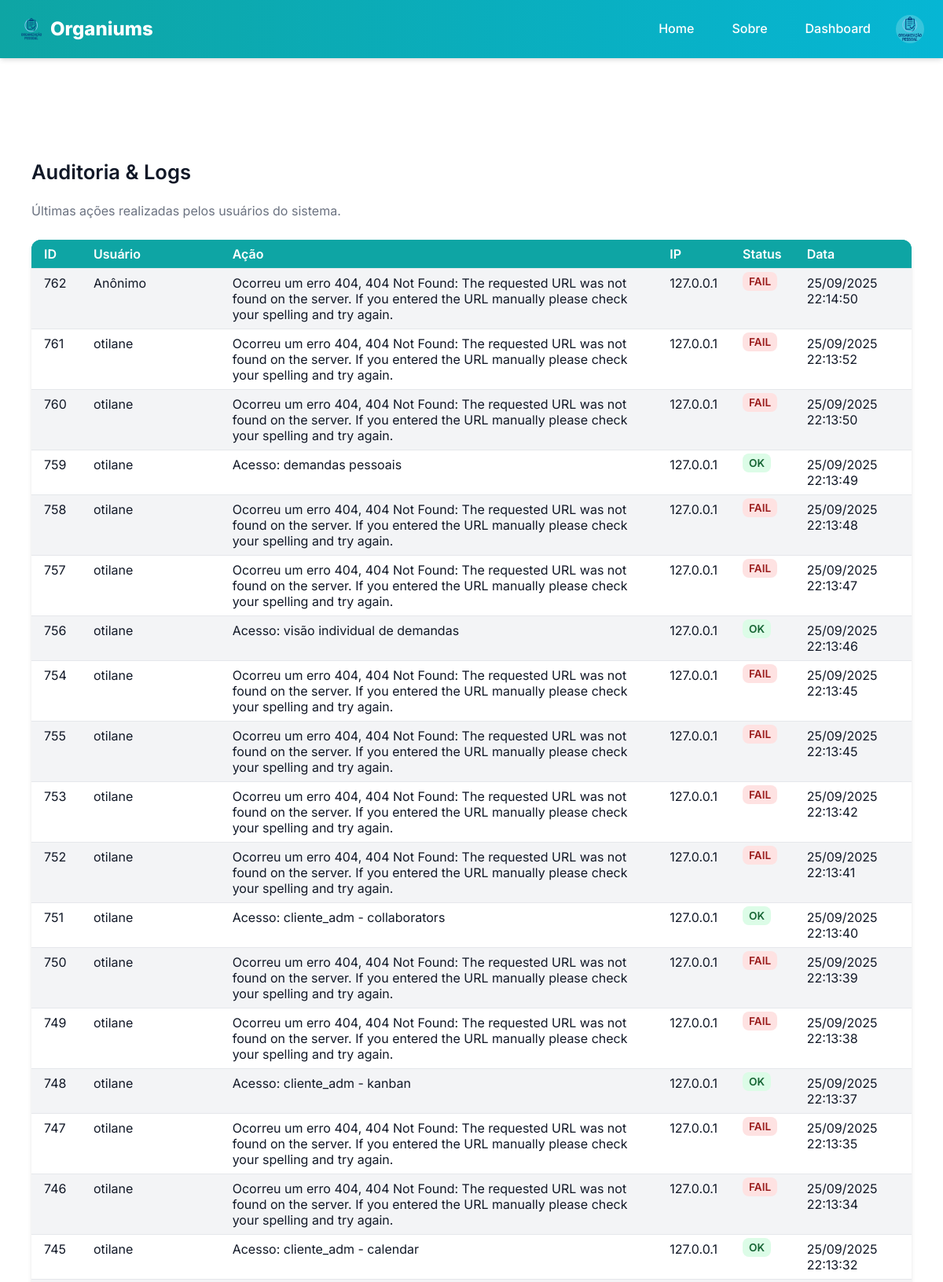
/admin/logs (signed in, upper part), run on the app's committed database.
### models.py (models this page shows, shortened)
class User(UserMixin, db.Model):
    __tablename__ = "user"
    id = db.Column(db.Integer, primary_key=True)
    username = db.Column(db.String(50), unique=True, index=True, nullable=False)
    name = db.Column(db.String(120), nullable=False)
    email = db.Column(db.String(120), unique=True, index=True, nullable=False)
    password_hash = db.Column(db.String(128))
    avatar = db.Column(db.String(200))
    role = db.Column(db.String(30), default="cliente", nullable=False)
    company_id = db.Column(db.Integer, db.ForeignKey('company.id'), nullable=True)
    def is_admin(self):
        return self.role == "admin"

class Log(db.Model):
    __tablename__ = "log"
    id = db.Column(db.Integer, primary_key=True)
    user_id = db.Column(db.Integer, db.ForeignKey('user.id'), nullable=True)
    action = db.Column(db.String(255), nullable=False)
    ip_address = db.Column(db.String(45))
    status = db.Column(db.String(20), default="ok")
    created_at = db.Column(db.DateTime, default=db.func.current_timestamp())
    user = db.relationship('User', backref='logs')

### app/views.py (the view)
@bp.route('/admin/logs')
@login_required
def admin_logs():
    if not current_user.is_admin():
        abort(403)
    logs = Log.query.order_by(Log.created_at.desc()).limit(500).all()  # últimos 500
    register_log("Acesso à página de auditoria/logs")
    return render_template('admin/logs.html', logs=logs)

### app/utils.py (called while the page is built)
def register_log(action, status="ok"):
    user_id = current_user.id if current_user.is_authenticated else None
    ip_address = request.remote_addr
    log = Log(
        user_id=user_id,
        action=action,
        ip_address=ip_address,
        status=status
    )
    db.session.add(log)
    db.session.commit()

### manage.py (called while the page is built)
def create_app(config_object=None):
    app = Flask(__name__, template_folder='app/templates', static_folder='app/static')
    app.config.from_object(config_object or Config)
    db.init_app(app)
    migrate.init_app(app, db)
    login.init_app(app)
    from models import User
    @login.user_loader
    def load_user(user_id):
        return User.query.get(int(user_id))
    from app.views import bp as app_bp
    from api.views import bp as api_bp
    app.register_blueprint(app_bp)
    app.register_blueprint(api_bp, url_prefix='/api')
    app.config['MAX_CONTENT_LENGTH'] = 2 * 1024 * 1024
    register_error_handlers(app)
    @app.shell_context_processor
    def make_shell_context():
        return {'db': db, 'User': User}
    return app

### app/templates/admin/logs.html (shortened to what this page needs)
{% extends 'base.html' %}
{% block include_css %}
<link rel="stylesheet" href="{{ url_for('static', filename='css/admin_logs.css') }}">
{% endblock %}
{% block content %}
<div class="logs-container">
  <h2>Auditoria & Logs</h2>
  <p class="subtitle">Últimas ações realizadas pelos usuários do sistema.</p>
  <table class="logs-table">
    <thead>
      <tr>
        <th>ID</th>
        <th>Usuário</th>
        <th>Ação</th>
        <th>IP</th>
        <th>Status</th>
        <th>Data</th>
      </tr>
    </thead>
    <tbody>
      {% for log in logs %}
      <tr>
        <td>{{ log.id }}</td>
        <td>{{ log.user.username if log.user else "Anônimo" }}</td>
        <td>{{ log.action }}</td>
        <td>{{ log.ip_address }}</td>
        <td>
          <span class="status {{ 'error' if log.status == 'fail' else 'ok' }}">
            {{ log.status }}
          </span>
        </td>
        <td>{{ log.created_at.strftime("%d/%m/%Y %H:%M:%S") }}</td>
      </tr>
      {% else %}
      <tr>
        <td colspan="6">Nenhum log registrado.</td>
      </tr>
      {% endfor %}
    </tbody>
  </table>
</div>
{% endblock %}

### app/templates/components/header.html (shortened to what this page needs)
<header class="site-header">
  <div class="header-wrap">
    <a class="brand" href="{{ url_for('app_bp.home') }}">
      <img class="brand-logo" src="{{ url_for('static', filename='img/logo.png') }}" alt="Organiums" width="32" height="32">
      Organiums
    </a>
    <nav class="desktop-nav">
      <a class="nav-link" href="{{ url_for('app_bp.home') }}">Home</a>
      <a class="nav-link" href="{{ url_for('app_bp.about') }}">Sobre</a>
      {% if current_user.is_authenticated %}
        <a class="nav-link" href="{{ url_for('app_bp.dashboard') }}">Dashboard</a>
        <div class="user-menu">
          {% if current_user.avatar %}
            <img src="{{ current_user.avatar }}" alt="Avatar de {{ current_user.name }}" width="32" height="32" class="user-avatar">
          {% else %}
            <div class="user-avatar placeholder-avatar">{{ current_user.name[0]|upper }}</div>
          {% endif %}
        </div>
      {% else %}
        <a class="nav-link" href="{{ url_for('app_bp.login') }}">Entrar</a>
        <a class="nav-link" href="{{ url_for('app_bp.register') }}">Cadastrar</a>
      {% endif %}
    </nav>
  </div>
</header>

### app/static/css/main.css (style rules this page uses)
* { box-sizing: border-box; }
body { font-family: var(--font-base); background: var(--bg); color: var(--fg); margin: 0; padding: 0; line-height: var(--line-height); }

### app/static/css/admin_logs.css (style rules this page uses)
.logs-container { max-width: var(--container-width); margin: var(--spacing-xl) auto; padding: var(--spacing-lg); }
.logs-container h2 { margin-bottom: var(--spacing-sm); font-size: 1.6rem; font-weight: 600; }
.logs-container .subtitle { color: var(--muted); margin-bottom: var(--spacing-lg); }
.logs-table { width: 100%; border-collapse: collapse; background: var(--bg-light); box-shadow: var(--shadow); border-radius: var(--radius-lg); overflow: hidden; }
.logs-table th, .logs-table td { padding: var(--spacing-sm) var(--spacing-md); text-align: left; border-bottom: 1px solid #e5e7eb; }
.logs-table th { background: var(--brand-primary); color: white; font-weight: 600; }
.status { padding: 4px 8px; border-radius: var(--radius); font-size: 0.85rem; font-weight: 600; text-transform: uppercase; }
.status.ok { background: #dcfce7; color: #166534; }
.status.error { background: #fee2e2; color: #991b1b; }

### app/static/css/vars.css (style rules this page uses)
:root { --bg: #ffffff; --fg: #111827; --bg-light: #f3f4f6; --muted: #6b7280; --muted-light: #9ca3af; --border: #e5e7eb; --surface: #ffffff; --brand-primary: #0ea5a4; --brand-secondary: #06b6d4; --brand-dark: #0d9488; --success: #10b981; --success-bg: #d1fae5; --danger: #ef4444; --danger-bg: #fee2e2; --warning: #f59e0b; --warning-bg: #fef3c7; --info: #3b82f6; --info-bg: #dbeafe; --font-base: 'Inter', system-ui, Arial, sans-serif; --font-alt: 'Inter', system-ui, Arial, sans-serif; --text-xs: 0.75rem; --text-sm: 0.875rem; --text-md: 1rem; --text-lg: 1.125rem; --text-xl: 1.25rem; --text-2xl: 1.5rem; --text-3xl: 1.875rem; --line-height: 1.6; --container-width: 1200px; --spacing-xs: 4px; --spacing-sm: 8px; --spacing-md: 16px; --spacing-lg: 24px; --spacing-xl: 32px; --spacing-2xl: 48px; --radius: 8px; --radius-lg: 12px; --radius-full: 9999px; --shadow: 0 4px 6px -1px rgba(0, 0, 0, 0.1), 0 2px 4px -1px rgba(0, 0, 0, 0.06); --shadow-md: 0 10px 15px -3px rgba(0, 0, 0, 0.1), 0 4px 6px -2px rgba(0, 0, 0, 0.05); --shadow-lg: 0 20px 25px -5px rgba(0, 0, 0, 0.1), 0 10px 10px -5px rgba(0, 0, 0, 0.04); --transition: all 0.3s ease; --modal-bg: var(--surface); --overlay-bg: rgba(0, 0, 0, 0.6); }

### app/static/css/components/header.css (style rules this page uses)
.site-header { background: linear-gradient(90deg, var(--brand-primary), var(--brand-secondary)); color: white; position: sticky; top: 0; z-index: 1000; box-shadow: var(--shadow); }
.header-wrap { max-width: var(--container-width); margin: 0 auto; display: flex; justify-content: space-between; align-items: center; padding: var(--spacing-md) var(--spacing-lg); }
.brand { font-weight: 800; color: white; text-decoration: none; font-size: 1.5rem; display: flex; align-items: center; gap: var(--spacing-sm); }
.brand-logo { height: 32px; width: auto; }
.desktop-nav { display: flex; align-items: center; gap: var(--spacing-md); }
.nav-link { color: white; text-decoration: none; font-weight: 500; padding: var(--spacing-sm) var(--spacing-md); border-radius: var(--radius); transition: var(--transition); position: relative; }
.nav-link::after { content: ''; position: absolute; bottom: 0; left: 50%; width: 0; height: 2px; background-color: white; transition: var(--transition); transform: translateX(-50%); }
.user-menu { display: flex; align-items: center; gap: var(--spacing-sm); position: relative; }
.user-avatar { width: 36px; height: 36px; border-radius: 50%; background-color: rgba(255, 255, 255, 0.2); display: flex; align-items: center; justify-content: center; font-weight: 600; cursor: pointer; }

### app/static/css/pages/public/ajuda.css (style rules this page uses)
table { width: 100%; border-collapse: collapse; margin-bottom: var(--spacing-xl); }
thead { background: var(--brand-primary); color: white; }
thead th { padding: var(--spacing-sm); text-align: left; }
tbody tr { background: var(--bg-light); border-bottom: 1px solid var(--muted-light); }
tbody td { padding: var(--spacing-sm); vertical-align: top; }
tbody tr:nth-child(even) { background: var(--bg); }

### data on the page
User: avatar (picture)
Log: id "762", user "Anônimo", action "Ocorreu um erro 404, 404 Not Found: The requested URL was not found on the server. If you entered the URL manually please check your spelling and try again.", ip_address "127.0.0.1", status "FAIL", created_at "25/09/2025 22:14:50"
Log: id "761", user "otilane", action "Ocorreu um erro 404, 404 Not Found: The requested URL was not found on the server. If you entered the URL manually please check your spelling and try again.", ip_address "127.0.0.1", status "FAIL", created_at "25/09/2025 22:13:52"
Log: id "760", user "otilane", action "Ocorreu um erro 404, 404 Not Found: The requested URL was not found on the server. If you entered the URL manually please check your spelling and try again.", ip_address "127.0.0.1", status "FAIL", created_at "25/09/2025 22:13:50"
Log: id "759", user "otilane", action "Acesso: demandas pessoais", ip_address "127.0.0.1", status "OK", created_at "25/09/2025 22:13:49"
Log: id "758", user "otilane", action "Ocorreu um erro 404, 404 Not Found: The requested URL was not found on the server. If you entered the URL manually please check your spelling and try again.", ip_address "127.0.0.1", status "FAIL", created_at "25/09/2025 22:13:48"
Log: id "757", user "otilane", action "Ocorreu um erro 404, 404 Not Found: The requested URL was not found on the server. If you entered the URL manually please check your spelling and try again.", ip_address "127.0.0.1", status "FAIL", created_at "25/09/2025 22:13:47"
Log: id "756", user "otilane", action "Acesso: visão individual de demandas", ip_address "127.0.0.1", status "OK", created_at "25/09/2025 22:13:46"
Log: id "754", user "otilane", action "Ocorreu um erro 404, 404 Not Found: The requested URL was not found on the server. If you entered the URL manually please check your spelling and try again.", ip_address "127.0.0.1", status "FAIL", created_at "25/09/2025 22:13:45"
Log: id "755", user "otilane", action "Ocorreu um erro 404, 404 Not Found: The requested URL was not found on the server. If you entered the URL manually please check your spelling and try again.", ip_address "127.0.0.1", status "FAIL", created_at "25/09/2025 22:13:45"
Log: id "753", user "otilane", action "Ocorreu um erro 404, 404 Not Found: The requested URL was not found on the server. If you entered the URL manually please check your spelling and try again.", ip_address "127.0.0.1", status "FAIL", created_at "25/09/2025 22:13:42"
Log: id "752", user "otilane", action "Ocorreu um erro 404, 404 Not Found: The requested URL was not found on the server. If you entered the URL manually please check your spelling and try again.", ip_address "127.0.0.1", status "FAIL", created_at "25/09/2025 22:13:41"
Log: id "751", user "otilane", action "Acesso: cliente_adm - collaborators", ip_address "127.0.0.1", status "OK", created_at "25/09/2025 22:13:40"
Log: id "750", user "otilane", action "Ocorreu um erro 404, 404 Not Found: The requested URL was not found on the server. If you entered the URL manually please check your spelling and try again.", ip_address "127.0.0.1", status "FAIL", created_at "25/09/2025 22:13:39"
Log: id "749", user "otilane", action "Ocorreu um erro 404, 404 Not Found: The requested URL was not found on the server. If you entered the URL manually please check your spelling and try again.", ip_address "127.0.0.1", status "FAIL", created_at "25/09/2025 22:13:38"
Log: id "748", user "otilane", action "Acesso: cliente_adm - kanban", ip_address "127.0.0.1", status "OK", created_at "25/09/2025 22:13:37"
Log: id "747", user "otilane", action "Ocorreu um erro 404, 404 Not Found: The requested URL was not found on the server. If you entered the URL manually please check your spelling and try again.", ip_address "127.0.0.1", status "FAIL", created_at "25/09/2025 22:13:35"
Log: id "746", user "otilane", action "Ocorreu um erro 404, 404 Not Found: The requested URL was not found on the server. If you entered the URL manually please check your spelling and try again.", ip_address "127.0.0.1", status "FAIL", created_at "25/09/2025 22:13:34"
Log: id "745", user "otilane", action "Acesso: cliente_adm - calendar", ip_address "127.0.0.1", status "OK", created_at "25/09/2025 22:13:32"
